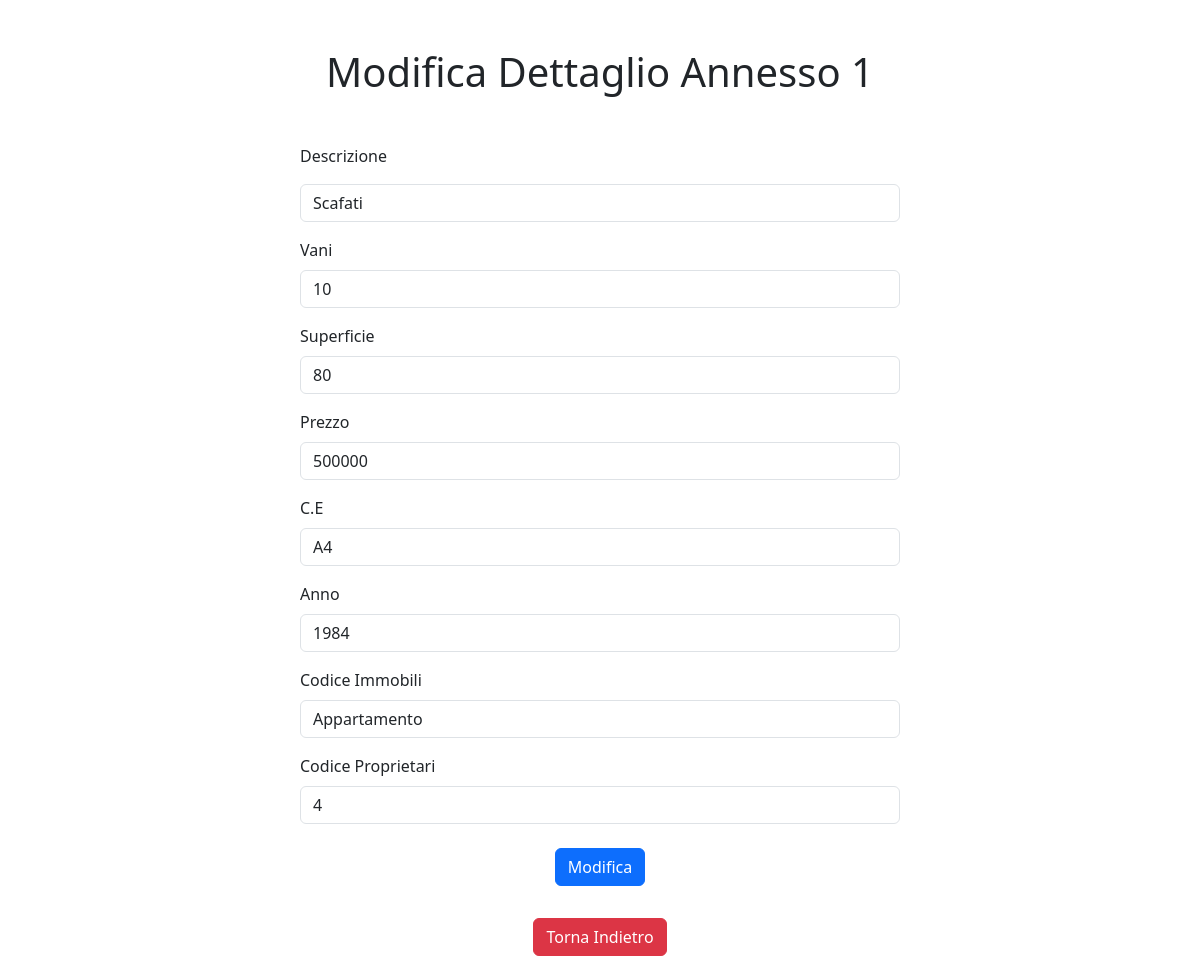
The page /view/immobili/mod_immobili_form.php?id=1 on the database its author committed.
### tables this page shows
CREATE TABLE `immobili` (
  `IdImmobili` int(4) NOT NULL,
  `descrizione` varchar(30) NOT NULL,
  `vani` int(4) NOT NULL,
  `superficie` int(3) NOT NULL,
  `prezzo` int(10) NOT NULL,
  `CE` varchar(4) NOT NULL,
  `anno` int(5) NOT NULL,
  `CodTipoImmobili` int(4) NOT NULL,
  `CodProprietari` int(4) NOT NULL
);

### View/Immobili/mod_immobili_form.php (the view, shortened to what this page needs)
<?php
include_once '../../model/database/config.php';
$id = (isset($_REQUEST['id']) ? (0 + $_REQUEST['id']) : 0);
$q = "
	SELECT *
	FROM immobili
	WHERE IdImmobili ='$id'";
  $query1 = "select * from tipoimmobile ";
  $risu_ca = mysqli_query($con,$query1);
$rs = $con->query($q);
if($rs->num_rows>0)
$immobili = $rs->fetch_assoc();
else
	die('Tipo di  immobile selezionato non esiste!!!');
?>
<!doctype html>
<html lang="it">
<head>
<link rel="stylesheet" href="../../src/css/bootstrap.min.css">
</head>
<div class="col-7 col-md-6 col-lg-6 col-xl-6 col-xxl-5	 mt-5 mx-auto  ">
<h1 class="text-center mb-5">Modifica Dettaglio Annesso <?php echo $id ?></h1>
</div>
<div class="form-group">
<div class="col-7 col-md-6 col-lg-6 col-xl-6 col-xxl-4	 mt-5 mx-auto  ">
<form method="GET" action="../../controller/immobili/mod_immobili.php">
<label class ="mb-3" >Descrizione</label>
                    <input type="text" class="form-control" name="descrizione" size="30"  placeholder="Inserisci la descrizione" value="<?= $immobili['descrizione'] ?>" required>
                    <label class ="mt-3 mb-2" >Vani</label>
                    <input type="number" class="form-control" name="vani" size="4"  placeholder="Inserisci i vani" value="<?= $immobili['vani'] ?>" required>
                    <label class ="mt-3 mb-2" >Superficie</label>
                    <input type="number" class="form-control" name="superficie" size="3"  placeholder="Inserisci la superficie"  value="<?= $immobili['superficie'] ?>" required>
                    <label class ="mt-3 mb-2" >Prezzo</label>
                    <input type="number" class="form-control" name="prezzo" size="10"  placeholder="Inserisci il prezzo" value="<?= $immobili['prezzo'] ?>" required>
                    <label class ="mt-3 mb-2" >C.E</label>
                    <input type="text" class="form-control" name="CE" size="4"  placeholder="Inserisci la classe energetica" value="<?= $immobili['CE'] ?>" required>
                    <label class ="mt-3 mb-2" >Anno</label>
                    <input type="number" class="form-control" name="anno" size="5"  placeholder="Inserisci l'anno" value="<?= $immobili['anno'] ?>" required>
                    <label class ="mt-3 mb-2" >Codice Immobili</label>
									  <select NAME="CodTipoImmobili" class="form-control">
	<?php
	 while($riga = mysqli_fetch_array($risu_ca)) {
	  echo '<option value='.$riga['IdTipoImmobile'].'>'.$riga['descrizione'].'</option>';
	}
	?>
</select>
<label class ="mt-3 mb-2" >Codice Proprietari</label>
                    <input type="number" class="form-control" name="CodProprietari" size="4"  placeholder="Inserisci il codice dei proprietari" value="<?= $immobili['CodProprietari'] ?>" required>
                    <div class="text-center">
                    <button type="submit" value="modifica" class="btn btn-primary mt-4 text-center " required>Modifica</button>
<a class="btn btn-danger btn-md " href="lista_immobili.php">Torna Indietro</a>
                    </div>
                    </div>
              </div>
</body>
</html>

### rows shown on the page
immobili: descrizione "Scafati", vani "10", superficie "80", prezzo "500000", CE "A4", anno "1984", CodProprietari "4"

### other values the page prints
$id "1"
form field CodTipoImmobili "Appartamento"
